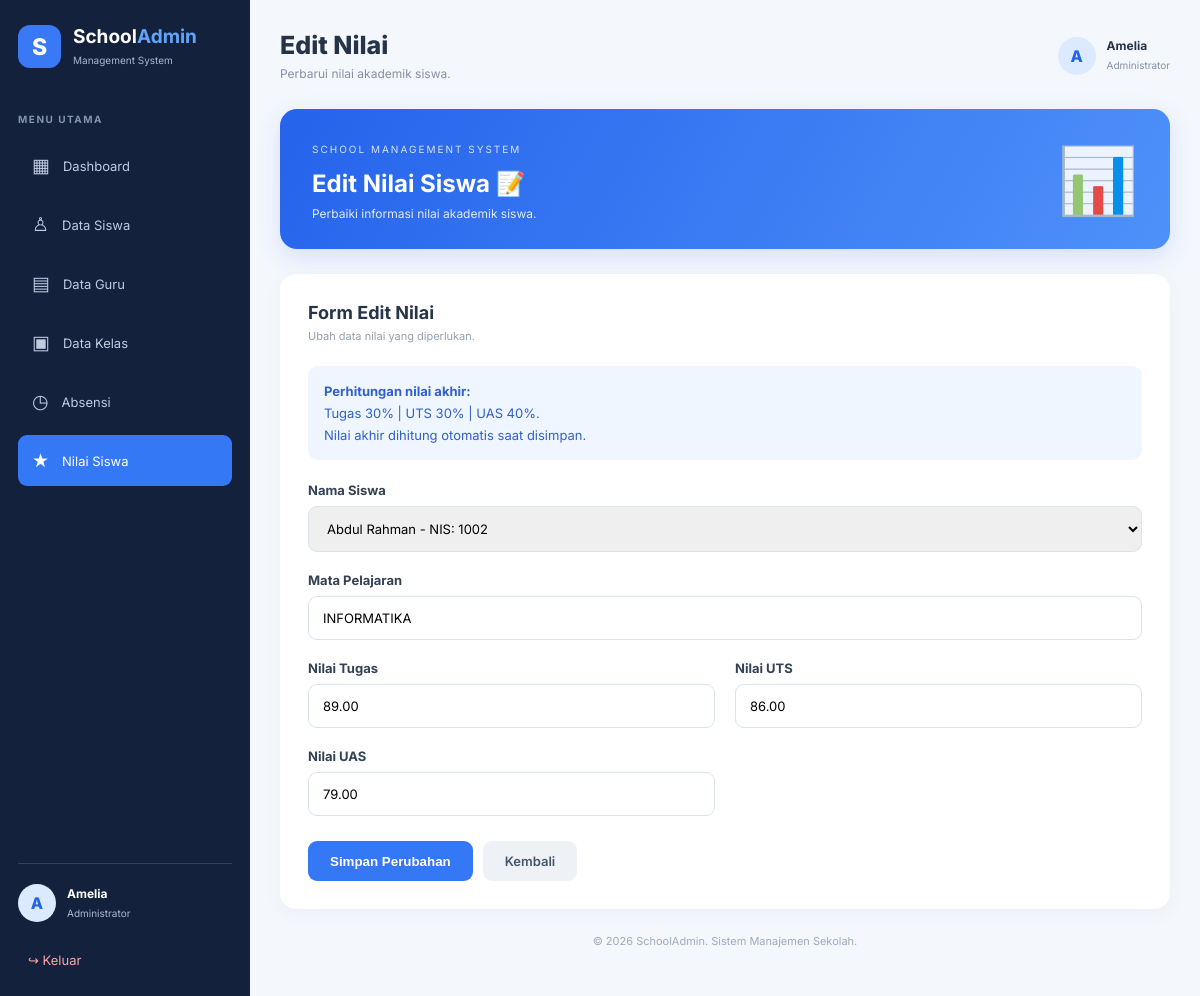
The page /edit_nilai.php?id=3 (signed in) on the database its author committed.
### tables this page shows
CREATE TABLE `nilai` (
  `id` int(11) NOT NULL,
  `siswa_id` int(11) NOT NULL,
  `mata_pelajaran` varchar(100) NOT NULL,
  `nilai_tugas` decimal(5,2) DEFAULT 0.00,
  `nilai_uts` decimal(5,2) DEFAULT 0.00,
  `nilai_uas` decimal(5,2) DEFAULT 0.00,
  `nilai_akhir` decimal(5,2) DEFAULT 0.00,
  `created_at` timestamp NULL DEFAULT current_timestamp()
);

CREATE TABLE `siswa` (
  `id` int(11) NOT NULL,
  `nama` varchar(100) NOT NULL,
  `nis` varchar(30) NOT NULL,
  `kelas` varchar(30) NOT NULL,
  `alamat` text DEFAULT NULL,
  `jenis_kelamin` varchar(20) NOT NULL
);

### edit_nilai.php (the view, shortened to what this page needs)
<?php
require_once 'config/koneksi.php';
function e($value) {
    return htmlspecialchars($value ?? '', ENT_QUOTES, 'UTF-8');
}
$nama_admin = $_SESSION['nama'] ?? 'Administrator';
$id = (int)($_GET['id'] ?? $_POST['id'] ?? 0);
$stmt = mysqli_prepare($conn, "SELECT * FROM nilai WHERE id = ?");
mysqli_stmt_bind_param($stmt, "i", $id);
mysqli_stmt_execute($stmt);
$result = mysqli_stmt_get_result($stmt);
$nilai = mysqli_fetch_assoc($result);
$siswa_list = mysqli_query($conn, "SELECT id, nis, nama FROM siswa ORDER BY nama ASC");
?>
<!DOCTYPE html>
<html lang="id">
<head>
<link rel="stylesheet" href="assets/style.css">
</head>
<body>
<div class="dashboard">
<aside class="sidebar">
    <div class="brand">
        <div class="brand-icon">S</div>
        <div>
            <h2>School<span>Admin</span></h2>
            <small>Management System</small>
        </div>
    </div>
    <div class="menu-label">MENU UTAMA</div>
    <nav>
        <a href="dashboard.php" class="menu-item"><span>▦</span> Dashboard</a>
        <a href="data_siswa.php" class="menu-item"><span>♙</span> Data Siswa</a>
        <a href="data_guru.php" class="menu-item"><span>▤</span> Data Guru</a>
        <a href="data_kelas.php" class="menu-item"><span>▣</span> Data Kelas</a>
        <a href="absensi.php" class="menu-item"><span>◷</span> Absensi</a>
        <a href="nilai.php" class="menu-item active"><span>★</span> Nilai Siswa</a>
    </nav>
    <div class="sidebar-bottom">
        <div class="admin-mini">
            <div class="avatar">A</div>
            <div>
                <strong><?= e($nama_admin) ?></strong>
                <small>Administrator</small>
            </div>
        </div>
        <a href="logout.php" class="logout">↪ Keluar</a>
    </div>
</aside>
<main class="main-content">
    <header class="topbar">
        <div>
            <h1>Edit Nilai</h1>
            <p>Perbarui nilai akademik siswa.</p>
        </div>
        <div class="admin-profile">
            <div class="avatar">A</div>
            <div>
                <strong><?= e($nama_admin) ?></strong>
                <small>Administrator</small>
            </div>
        </div>
    </header>
    <section class="welcome">
        <div>
            <span class="welcome-tag">SCHOOL MANAGEMENT SYSTEM</span>
            <h2>Edit Nilai Siswa 📝</h2>
            <p>Perbaiki informasi nilai akademik siswa.</p>
        </div>
        <div class="welcome-icon">📊</div>
    </section>
    <section class="form-card">
        <div class="section-header">
            <div>
                <h2>Form Edit Nilai</h2>
                <p>Ubah data nilai yang diperlukan.</p>
            </div>
        </div>
        <div class="form-info">
            <strong>Perhitungan nilai akhir:</strong><br>
            Tugas 30% | UTS 30% | UAS 40%.<br>
            Nilai akhir dihitung otomatis saat disimpan.
        </div>
        <form method="POST">
            <div class="form-grid">
                <div class="form-group full">
                    <label>Nama Siswa</label>
                    <select name="siswa_id" required>
                        <?php while ($siswa = mysqli_fetch_assoc($siswa_list)): ?>
                            <option value="<?= (int)$siswa['id'] ?>"
                                <?= (int)$nilai['siswa_id'] === (int)$siswa['id'] ? 'selected' : '' ?>>
                                <?= e($siswa['nama']) ?> - NIS: <?= e($siswa['nis']) ?>
                            </option>
                        <?php endwhile; ?>
                    </select>
                </div>
                <div class="form-group full">
                    <label>Mata Pelajaran</label>
                    <input type="text" name="mata_pelajaran"
                           value="<?= e($nilai['mata_pelajaran']) ?>" required>
                </div>
                <div class="form-group">
                    <label>Nilai Tugas</label>
                    <input type="number" name="nilai_tugas"
                           min="0" max="100" step="0.01"
                           value="<?= e($nilai['nilai_tugas']) ?>" required>
                </div>
                <div class="form-group">
                    <label>Nilai UTS</label>
                    <input type="number" name="nilai_uts"
                           min="0" max="100" step="0.01"
                           value="<?= e($nilai['nilai_uts']) ?>" required>
                </div>
                <div class="form-group">
                    <label>Nilai UAS</label>
                    <input type="number" name="nilai_uas"
                           min="0" max="100" step="0.01"
                           value="<?= e($nilai['nilai_uas']) ?>" required>
                </div>
            </div>
            <div class="form-actions">
                <button type="submit" class="btn-save">Simpan Perubahan</button>
                <a href="nilai.php" class="btn-back">Kembali</a>
            </div>
        </form>
    </section>
    <footer>
        © <?= date('Y') ?> SchoolAdmin. Sistem Manajemen Sekolah.
    </footer>
</main>
</div>
</body>
</html>

### assets/style.css (style rules this page uses)
* { margin: 0; padding: 0; box-sizing: border-box; }
body { font-family: 'Inter', sans-serif; background: #f4f7fc; color: #26344a; }
a { text-decoration: none; }
.dashboard { display: flex; min-height: 100vh; }
.sidebar { width: 250px; background: #14213d; color: white; padding: 25px 18px; display: flex; flex-direction: column; flex-shrink: 0; }
.brand { display: flex; align-items: center; gap: 12px; margin-bottom: 45px; }
.brand-icon { width: 43px; height: 43px; background: #3979f6; border-radius: 12px; display: grid; place-items: center; font-size: 23px; font-weight: 800; }
.brand h2 { font-size: 19px; }
.brand h2 span { color: #60a5fa; }
.brand small { color: #aab7cf; font-size: 10px; }
.menu-label { font-size: 10px; color: #8493ad; font-weight: 700; letter-spacing: 1.5px; margin-bottom: 15px; }
.sidebar nav { display: flex; flex-direction: column; gap: 8px; }
.menu-item { color: #c0cbe0; padding: 14px; border-radius: 9px; display: flex; gap: 13px; align-items: center; font-size: 13px; transition: .2s; }
.menu-item span { font-size: 19px; }
.menu-item:hover, .menu-item.active { background: #3478f6; color: white; }
.sidebar-bottom { margin-top: auto; }
.admin-mini, .admin-profile { display: flex; align-items: center; gap: 11px; }
.admin-mini { border-top: 1px solid #34425b; padding-top: 20px; }
.avatar { width: 38px; height: 38px; background: #dbeafe; color: #2563eb; border-radius: 50%; display: grid; place-items: center; font-weight: 800; }
.admin-mini strong, .admin-profile strong { display: block; font-size: 12px; }
.admin-mini small { color: #aab7cf; font-size: 10px; }
.logout { display: block; color: #fca5a5; margin-top: 20px; font-size: 13px; padding: 10px; }
.main-content { flex: 1; padding: 30px; min-width: 0; }
.topbar { display: flex; justify-content: space-between; align-items: center; margin-bottom: 28px; }
.topbar h1 { font-size: 25px; font-weight: 800; }
.topbar p { font-size: 12px; color: #8490a5; margin-top: 6px; }
.admin-profile strong { color: #26344a; }
.admin-profile small { font-size: 10px; color: #8490a5; }
.welcome { background: linear-gradient(120deg, #2563eb, #4f91fa); color: white; padding: 28px 32px; border-radius: 17px; display: flex; justify-content: space-between; align-items: center; margin-bottom: 25px; box-shadow: 0 8px 25px #2563eb25; }
.welcome-tag { font-size: 10px; letter-spacing: 2px; opacity: .8; }
.welcome h2 { font-size: 24px; margin: 12px 0 8px; }
.welcome p { font-size: 12px; opacity: .85; }
.welcome-icon { font-size: 65px; opacity: .9; }
.section-header { display: flex; justify-content: space-between; align-items: center; margin-bottom: 23px; gap: 12px; }
.section-header h2 { font-size: 18px; }
.section-header p { color: #96a0b0; font-size: 11px; margin-top: 6px; }
footer { text-align: center; padding: 25px; color: #a0aaba; font-size: 11px; }

### edit_nilai.php (style rules this page uses)
.form-card { background: white; padding: 28px; border-radius: 16px; box-shadow: 0 5px 20px rgba(15, 23, 42, .04); }
.form-grid { display: grid; grid-template-columns: repeat(2, 1fr); gap: 20px; }
.form-group { display: flex; flex-direction: column; gap: 8px; }
.form-group.full { grid-column: 1 / -1; }
.form-group label { font-size: 13px; font-weight: 700; color: #334155; }
.form-group input, .form-group select { width: 100%; box-sizing: border-box; padding: 13px 14px; border: 1px solid #dce3ed; border-radius: 9px; font-family: Inter, sans-serif; font-size: 13px; outline: none; }
.form-info { background: #eff6ff; color: #315fce; padding: 14px 16px; border-radius: 10px; font-size: 13px; line-height: 1.7; margin-bottom: 22px; }
.form-actions { display: flex; gap: 10px; margin-top: 25px; }
.btn-save { border: none; background: #3478f6; color: white; padding: 12px 22px; border-radius: 9px; font-weight: 600; cursor: pointer; }
.btn-back { display: inline-flex; align-items: center; padding: 12px 22px; border-radius: 9px; background: #eef2f7; color: #475569; text-decoration: none; font-size: 13px; font-weight: 600; }

### rows shown on the page
nilai: siswa_id "Abdul Rahman - NIS: 1002", mata_pelajaran "INFORMATIKA", nilai_tugas "89.00", nilai_uts "86.00", nilai_uas "79.00"

### other values the page prints
$nama_admin "Amelia"
